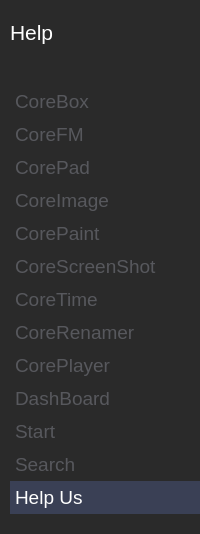
    <widget class="QWidget" name="shortcut" native="true">
     <property name="sizePolicy">
      <sizepolicy hsizetype="Expanding" vsizetype="Expanding">
       <horstretch>0</horstretch>
       <verstretch>0</verstretch>
      </sizepolicy>
     </property>
     <property name="minimumSize">
      <size>
       <width>200</width>
       <height>0</height>
      </size>
     </property>
     <property name="maximumSize">
      <size>
       <width>230</width>
       <height>16777215</height>
      </size>
     </property>
     <property name="styleSheet">
      <string notr="true">QWidget{
background-color: #2A2A2A;
color: #ffffff;
border: 1px #161616;
}</string>
     </property>
     <layout class="QVBoxLayout" name="verticalLayout_6">
      <property name="spacing">
       <number>0</number>
      </property>
      <property name="leftMargin">
       <number>10</number>
      </property>
      <property name="topMargin">
       <number>20</number>
      </property>
      <property name="rightMargin">
       <number>0</number>
      </property>
      <property name="bottomMargin">
       <number>10</number>
      </property>
      <item>
       <widget class="QPushButton" name="title">
        <property name="font">
         <font>
          <pointsize>16</pointsize>
         </font>
        </property>
        <property name="layoutDirection">
         <enum>Qt::LeftToRight</enum>
        </property>
        <property name="styleSheet">
         <string notr="true">Text-align:left
</string>
        </property>
        <property name="text">
         <string notr="true">Help</string>
        </property>
        <property name="icon">
         <iconset resource="icons.qrc">
          <normaloff>:/icons/Help.svg</normaloff>:/icons/Help.svg</iconset>
        </property>
        <property name="iconSize">
         <size>
          <width>24</width>
          <height>24</height>
         </size>
        </property>
        <property name="flat">
         <bool>true</bool>
        </property>
       </widget>
      </item>
      <item>
       <spacer name="verticalSpacer_7">
        <property name="orientation">
         <enum>Qt::Vertical</enum>
        </property>
        <property name="sizeType">
         <enum>QSizePolicy::Preferred</enum>
        </property>
        <property name="sizeHint" stdset="0">
         <size>
          <width>20</width>
          <height>40</height>
         </size>
        </property>
       </spacer>
      </item>
      <item>
       <widget class="QPushButton" name="corebox">
        <property name="font">
         <font>
          <pointsize>14</pointsize>
         </font>
        </property>
        <property name="styleSheet">
         <string notr="true">QPushButton{
Text-align:left;
padding: 5px 5px 5px 5px;
}
QPushButton:checked{
background-color:#3A4055; 
}
QPushButton:!checked{
color: #57585D ;
}</string>
        </property>
        <property name="text">
         <string>CoreBox</string>
        </property>
        <property name="iconSize">
         <size>
          <width>22</width>
          <height>22</height>
         </size>
        </property>
        <property name="checkable">
         <bool>true</bool>
        </property>
        <property name="checked">
         <bool>false</bool>
        </property>
       </widget>
      </item>
      <item>
       <widget class="QPushButton" name="corefm">
        <property name="font">
         <font>
          <pointsize>14</pointsize>
         </font>
        </property>
        <property name="styleSheet">
         <string notr="true">QPushButton{
Text-align:left;
padding: 5px 5px 5px 5px;
}
QPushButton:checked{
background-color:#3A4055; 
}
QPushButton:!checked{
color: #57585D ;
}</string>
        </property>
        <property name="text">
         <string>CoreFM</string>
        </property>
        <property name="iconSize">
         <size>
          <width>22</width>
          <height>22</height>
         </size>
        </property>
        <property name="checkable">
         <bool>true</bool>
        </property>
        <property name="flat">
         <bool>true</bool>
        </property>
       </widget>
      </item>
      <item>
       <widget class="QPushButton" name="corepad">
        <property name="font">
         <font>
          <pointsize>14</pointsize>
         </font>
        </property>
        <property name="styleSheet">
         <string notr="true">QPushButton{
Text-align:left;
padding: 5px 5px 5px 5px;
}
QPushButton:checked{
background-color:#3A4055; 
}
QPushButton:!checked{
color: #57585D ;
}</string>
        </property>
        <property name="text">
         <string>CorePad</string>
        </property>
        <property name="iconSize">
         <size>
          <width>22</width>
          <height>22</height>
         </size>
        </property>
        <property name="checkable">
         <bool>true</bool>
        </property>
        <property name="flat">
         <bool>true</bool>
        </property>
       </widget>
      </item>
      <item>
       <widget class="QPushButton" name="coreimage">
        <property name="font">
         <font>
          <pointsize>14</pointsize>
         </font>
        </property>
        <property name="styleSheet">
         <string notr="true">QPushButton{
Text-align:left;
padding: 5px 5px 5px 5px;
}
QPushButton:checked{
background-color:#073B63; 
}
QPushButton:!checked{
color: #57585D ;
}</string>
        </property>
        <property name="text">
         <string>CoreImage</string>
        </property>
        <property name="iconSize">
         <size>
          <width>22</width>
          <height>22</height>
         </size>
        </property>
        <property name="checkable">
         <bool>true</bool>
        </property>
        <property name="flat">
         <bool>true</bool>
        </property>
       </widget>
      </item>
      <item>
       <widget class="QPushButton" name="corepaint">
        <property name="font">
         <font>
          <pointsize>14</pointsize>
         </font>
        </property>
        <property name="styleSheet">
         <string notr="true">QPushButton{
Text-align:left;
padding: 5px 5px 5px 5px;
}
QPushButton:checked{
background-color:#3A4055; 
}
QPushButton:!checked{
color: #57585D ;
}</string>
        </property>
        <property name="text">
         <string>CorePaint</string>
        </property>
        <property name="iconSize">
         <size>
          <width>22</width>
          <height>22</height>
         </size>
        </property>
        <property name="checkable">
         <bool>true</bool>
        </property>
        <property name="flat">
         <bool>true</bool>
        </property>
       </widget>
      </item>
      <item>
       <widget class="QPushButton" name="corescrshot">
        <property name="font">
         <font>
          <pointsize>14</pointsize>
         </font>
        </property>
        <property name="styleSheet">
         <string notr="true">QPushButton{
Text-align:left;
padding: 5px 5px 5px 5px;
}
QPushButton:checked{
background-color:#3A4055; 
}
QPushButton:!checked{
color: #57585D ;
}</string>
        </property>
        <property name="text">
         <string>CoreScreenShot</string>
        </property>
        <property name="iconSize">
         <size>
          <width>22</width>
          <height>22</height>
         </size>
        </property>
        <property name="checkable">
         <bool>true</bool>
        </property>
        <property name="flat">
         <bool>true</bool>
        </property>
       </widget>
      </item>
      <item>
       <widget class="QPushButton" name="coretime">
        <property name="font">
         <font>
          <pointsize>14</pointsize>
         </font>
        </property>
        <property name="styleSheet">
         <string notr="true">QPushButton{
Text-align:left;
padding: 5px 5px 5px 5px;
}
QPushButton:checked{
background-color:#3A4055; 
}
QPushButton:!checked{
color: #57585D ;
}</string>
        </property>
        <property name="text">
         <string>CoreTime</string>
        </property>
        <property name="iconSize">
         <size>
          <width>22</width>
          <height>22</height>
         </size>
        </property>
        <property name="checkable">
         <bool>true</bool>
        </property>
        <property name="flat">
         <bool>true</bool>
        </property>
       </widget>
      </item>
      <item>
       <widget class="QPushButton" name="corerenamer">
        <property name="font">
         <font>
          <pointsize>14</pointsize>
         </font>
        </property>
        <property name="styleSheet">
         <string notr="true">QPushButton{
Text-align:left;
padding: 5px 5px 5px 5px;
}
QPushButton:checked{
background-color:#3A4055; 
}
QPushButton:!checked{
color: #57585D ;
}</string>
        </property>
        <property name="text">
         <string>CoreRenamer</string>
        </property>
        <property name="iconSize">
         <size>
          <width>22</width>
          <height>22</height>
         </size>
        </property>
        <property name="checkable">
         <bool>true</bool>
        </property>
        <property name="flat">
         <bool>true</bool>
        </property>
       </widget>
      </item>
      <item>
       <widget class="QPushButton" name="coreplayer">
        <property name="font">
         <font>
          <pointsize>14</pointsize>
         </font>
        </property>
        <property name="styleSheet">
         <string notr="true">QPushButton{
Text-align:left;
padding: 5px 5px 5px 5px;
}
QPushButton:checked{
background-color:#3A4055; 
}
QPushButton:!checked{
color: #57585D ;
}</string>
        </property>
        <property name="text">
         <string>CorePlayer</string>
        </property>
        <property name="iconSize">
         <size>
          <width>22</width>
          <height>22</height>
         </size>
        </property>
        <property name="checkable">
         <bool>true</bool>
        </property>
        <property name="flat">
         <bool>true</bool>
        </property>
       </widget>
      </item>
      <item>
       <widget class="QPushButton" name="dashboard">
        <property name="font">
         <font>
          <pointsize>14</pointsize>
         </font>
        </property>
        <property name="styleSheet">
         <string notr="true">QPushButton{
Text-align:left;
padding: 5px 5px 5px 5px;
}
QPushButton:checked{
background-color:#3A4055; 
}
QPushButton:!checked{
color: #57585D ;
}</string>
        </property>
        <property name="text">
         <string>DashBoard</string>
        </property>
        <property name="iconSize">
         <size>
          <width>22</width>
          <height>22</height>
         </size>
        </property>
        <property name="checkable">
         <bool>true</bool>
        </property>
        <property name="flat">
         <bool>true</bool>
        </property>
       </widget>
      </item>
      <item>
       <widget class="QPushButton" name="start">
        <property name="font">
         <font>
          <pointsize>14</pointsize>
         </font>
        </property>
        <property name="styleSheet">
         <string notr="true">QPushButton{
Text-align:left;
padding: 5px 5px 5px 5px;
}
QPushButton:checked{
background-color:#3A4055; 
}
QPushButton:!checked{
color: #57585D ;
}</string>
        </property>
        <property name="text">
         <string>Start</string>
        </property>
        <property name="iconSize">
         <size>
          <width>22</width>
          <height>22</height>
         </size>
        </property>
        <property name="checkable">
         <bool>true</bool>
        </property>
        <property name="flat">
         <bool>true</bool>
        </property>
       </widget>
      </item>
      <item>
       <widget class="QPushButton" name="search">
        <property name="font">
         <font>
          <pointsize>14</pointsize>
         </font>
        </property>
        <property name="styleSheet">
         <string notr="true">QPushButton{
Text-align:left;
padding: 5px 5px 5px 5px;
}
QPushButton:checked{
background-color:#3A4055; 
}
QPushButton:!checked{
color: #57585D ;
}</string>
        </property>
        <property name="text">
         <string>Search</string>
        </property>
        <property name="checkable">
         <bool>true</bool>
        </property>
       </widget>
      </item>
      <item>
       <widget class="QPushButton" name="helpus">
        <property name="font">
         <font>
          <pointsize>14</pointsize>
         </font>
        </property>
        <property name="styleSheet">
         <string notr="true">QPushButton{
Text-align:left;
padding: 5px 5px 5px 5px;
}
QPushButton:checked{
background-color:#3A4055; 
}
QPushButton:!checked{
color: #57585D ;
}</string>
        </property>
        <property name="text">
         <string>Help Us</string>
        </property>
        <property name="iconSize">
         <size>
          <width>22</width>
          <height>22</height>
         </size>
        </property>
        <property name="checkable">
         <bool>true</bool>
        </property>
        <property name="checked">
         <bool>true</bool>
        </property>
        <property name="flat">
         <bool>true</bool>
        </property>
       </widget>
      </item>
      <item>
       <spacer name="verticalSpacer_8">
        <property name="orientation">
         <enum>Qt::Vertical</enum>
        </property>
        <property name="sizeHint" stdset="0">
         <size>
          <width>20</width>
          <height>10</height>
         </size>
        </property>
       </spacer>
      </item>
     </layout>
    </widget>
